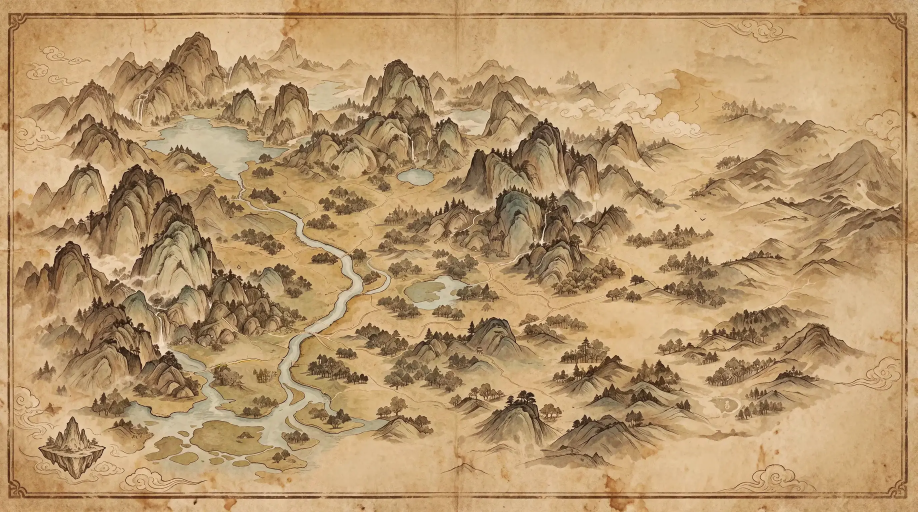
#> input picture src/assets-goc/ban-do/Hidden-map - Backup.webp, 2752 x 1536 px, found by its file name (shown at 1/3 size)
$ python o-phang.py '../src/assets-goc/ban-do/Hidden-map - Backup.webp'
#> lines starting #> are read from the running program, lines starting #| are printed output that depends on the picture
# Đo từng ô lục giác trên ẢNH bản đồ đã khám phá xem có phải đất bằng trống (đặt được thành / trấn) không:
# ít nét mực (không vách núi, không rừng), không phải nước. Ra src/game/core2/03c-o-phang.js (O_PHANG: chuỗi '0'/'1' theo chỉ số ô).
# python tools/o-phang.py [--xem tệp.png]
import json, re, sys
import numpy as np
from PIL import Image, ImageFilter, ImageDraw
MAP = Image.open('src/assets-goc/ban-do/Hidden-map - Backup.webp').convert('L')
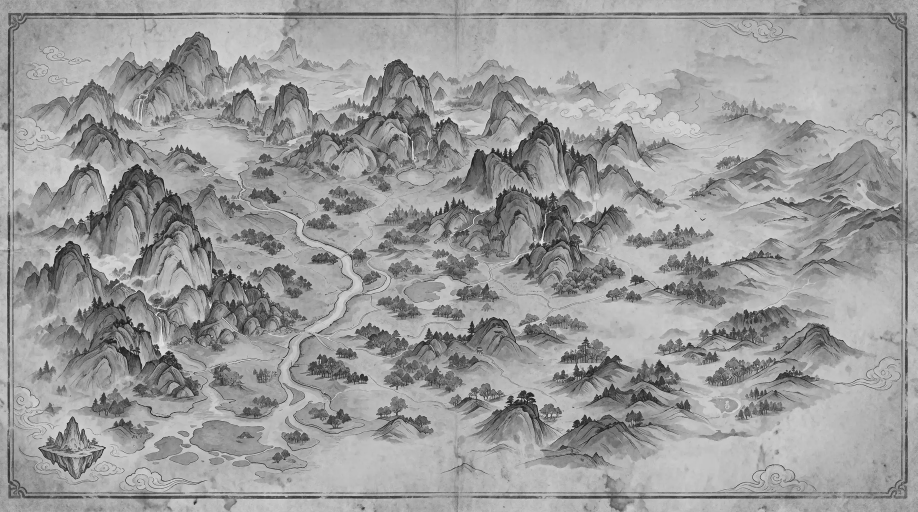
#> MAP: PIL image 2752x1536 L (shown at 1/3 size); min 3, max 253, mean 155.3
MW, MH = MAP.size
#> MW = 2752; MH = 1536
#> (the run stopped early here; a loop or call above may not have finished)

$ run again, with src/assets-goc/ban-do/Autumn-day.webp copied over src/assets-goc/ban-do/Hidden-map - Backup.webp
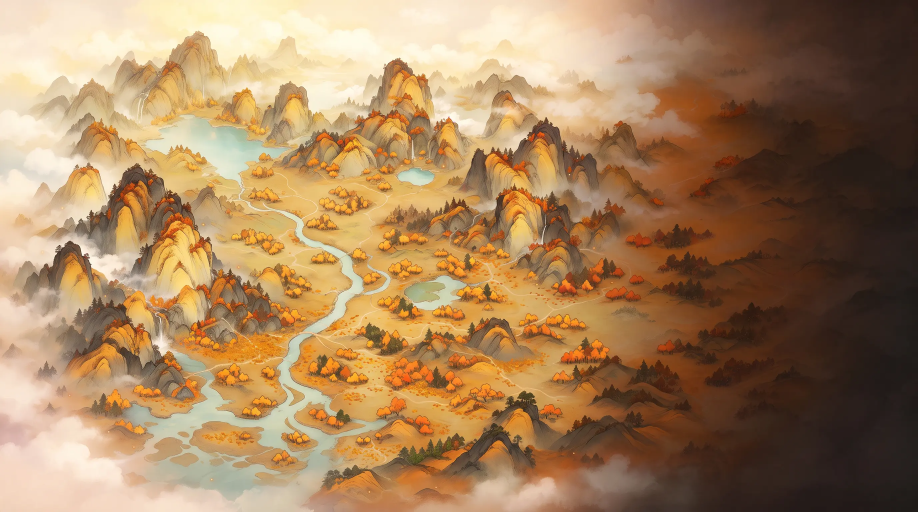
#> input picture src/assets-goc/ban-do/Autumn-day.webp, 2752 x 1536 px, found by its file name (shown at 1/3 size)
#> `MAP = Image.open('src/assets-goc/ban-do/Hidden-map - Backup.webp').con..`:
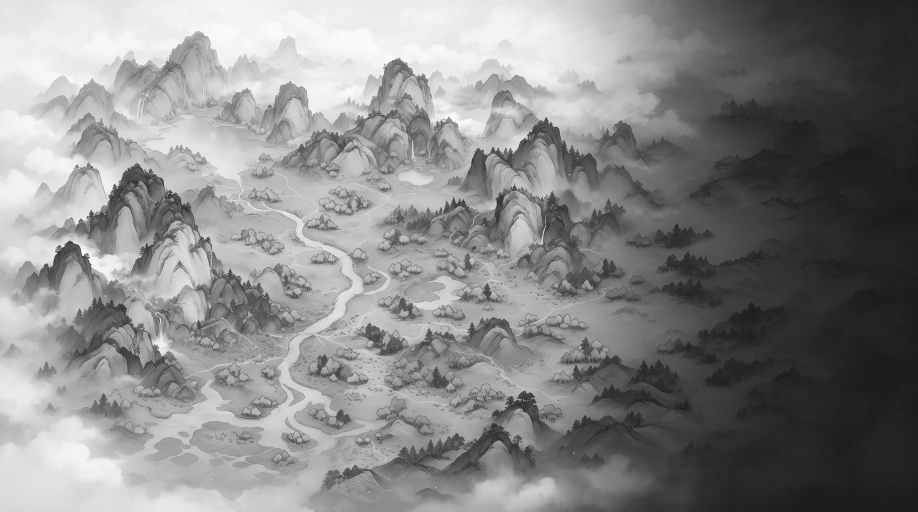
#> MAP: PIL image 2752x1536 L (shown at 1/3 size); min 10, max 255, mean 136

$ run again, with src/assets-goc/ban-do/Hidden-map.webp copied over src/assets-goc/ban-do/Hidden-map - Backup.webp
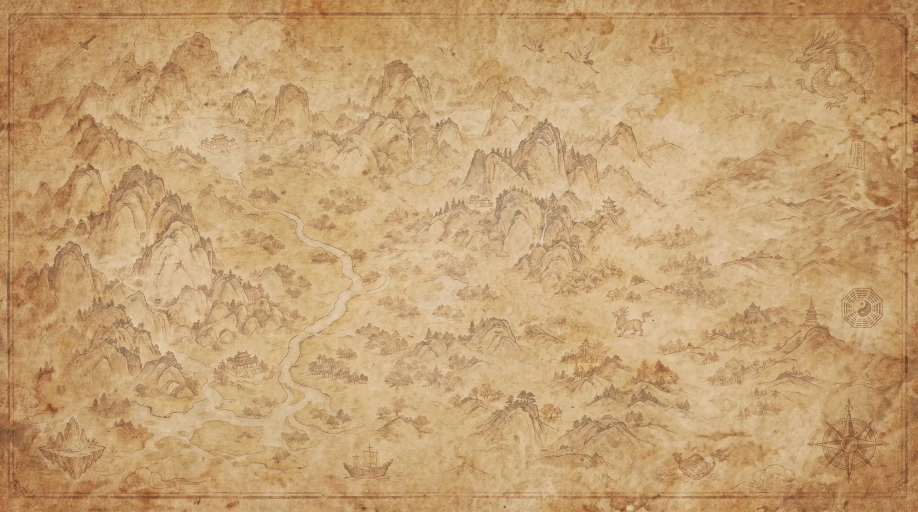
#> input picture src/assets-goc/ban-do/Hidden-map.webp, 2752 x 1536 px, found by its file name (shown at 1/3 size)
#> `MAP = Image.open('src/assets-goc/ban-do/Hidden-map - Backup.webp').con..`:
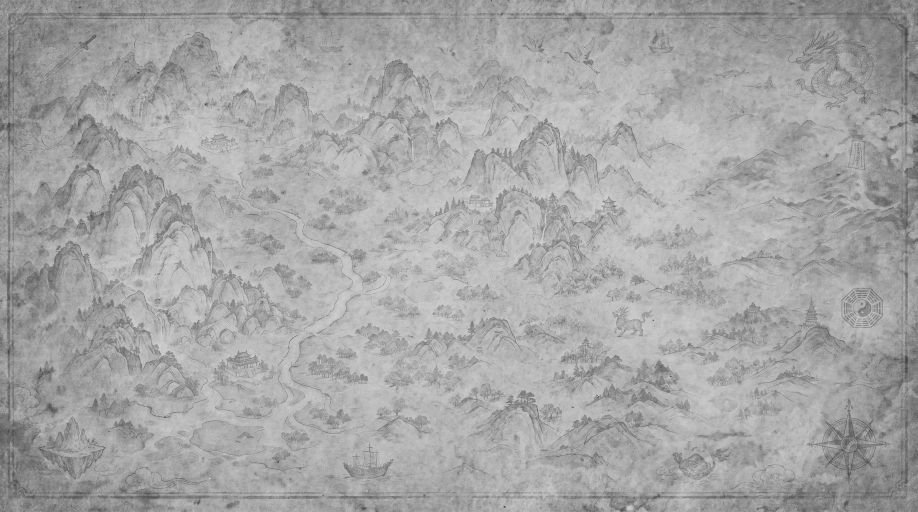
#> MAP: PIL image 2752x1536 L (shown at 1/3 size); min 30, max 235, mean 165.9
